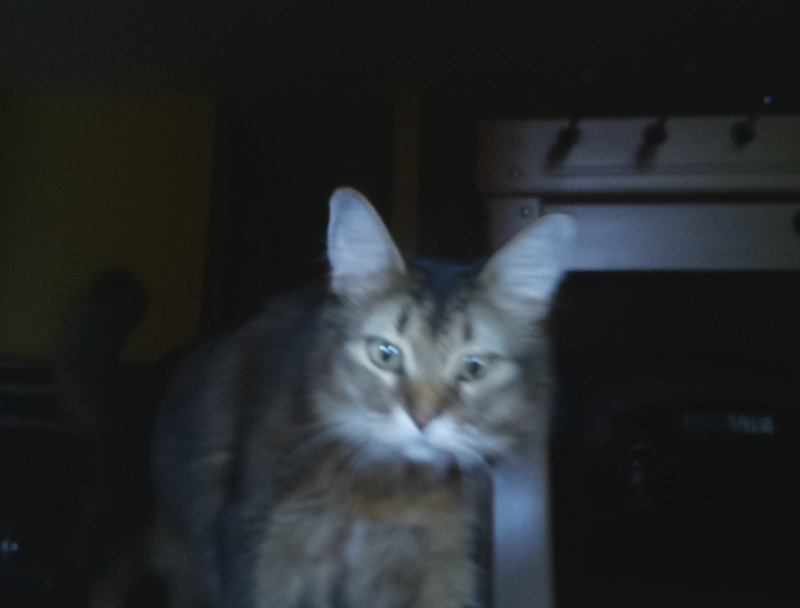
#> input picture dev/CatId/capture-01/99_default-0.jpg, 800 x 608 px
$ python cat_det.py --image ../capture-01/99_default-0.jpg
#> lines starting #> are read from the running program, lines starting #| are printed output that depends on the picture
#!/usr/bin/env python

# import the necessary packages
import argparse
import cv2

# construct the argument parse and parse the arguments
ap = argparse.ArgumentParser()
ap.add_argument("-i", "--image", required=True,
	help="path to the input image")
ap.add_argument("-c", "--cascade",
	default="haarcascade_frontalcatface.xml",
	help="path to cat detector haar cascade")
args = vars(ap.parse_args())

# load the input image and convert it to grayscale
image = cv2.imread(args["image"])
#> image is the input picture: shape (608, 800, 3); mean B, G, R 42.5, 40.6, 37.1
gray = cv2.cvtColor(image, cv2.COLOR_BGR2GRAY)
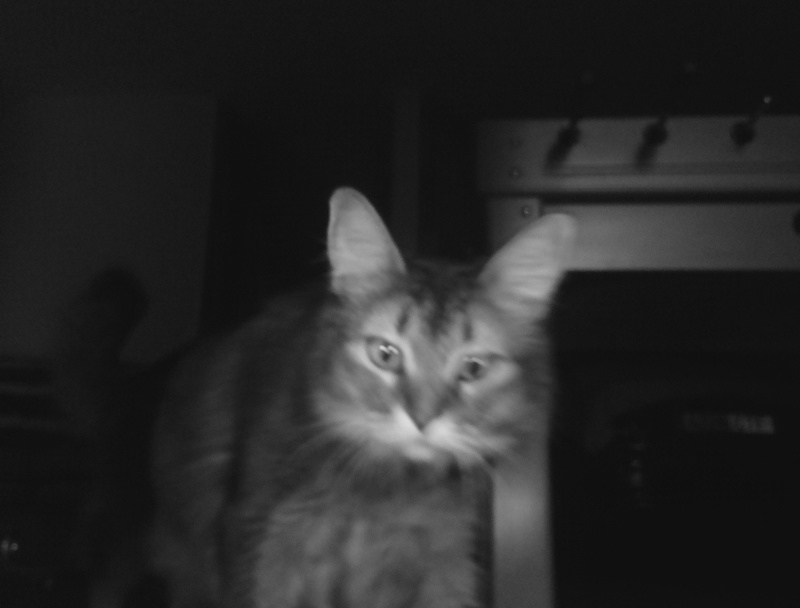
#> gray: shape (608, 800); min 14, max 219, mean 39.8
gray = cv2.equalizeHist(gray)
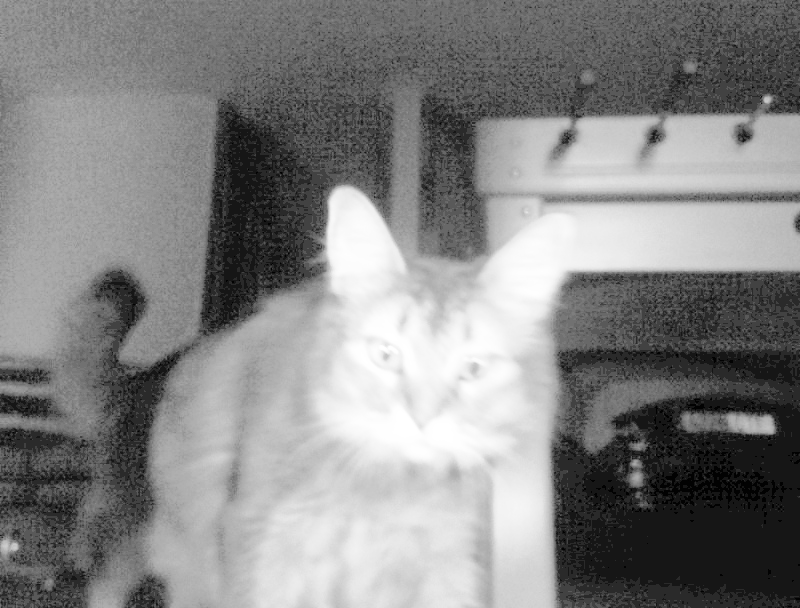
#> gray: shape (608, 800); min 0, max 255, mean 132.6

# load the cat detector Haar cascade, then detect cat faces
# in the input image
detector = cv2.CascadeClassifier(args["cascade"])
rects = detector.detectMultiScale(gray, scaleFactor=1.3,
	minNeighbors=10, minSize=(200, 200))
#> rects = ()

# loop over the cat faces and draw a rectangle surrounding each
for (i, (x, y, w, h)) in enumerate(rects):
	cv2.rectangle(image, (x, y), (x + w, y + h), (0, 0, 255), 2)
	cv2.putText(image, "Cat #{}".format(i + 1), (x, y - 10),
		cv2.FONT_HERSHEY_SIMPLEX, 0.55, (0, 0, 255), 2)
#> this loop made 0 passes

# show the detected cat faces
cv2.imshow("Cat Faces", image)
cv2.waitKey(0)

$ run again, on dev/CatId/capture-01/99_default-103.jpg
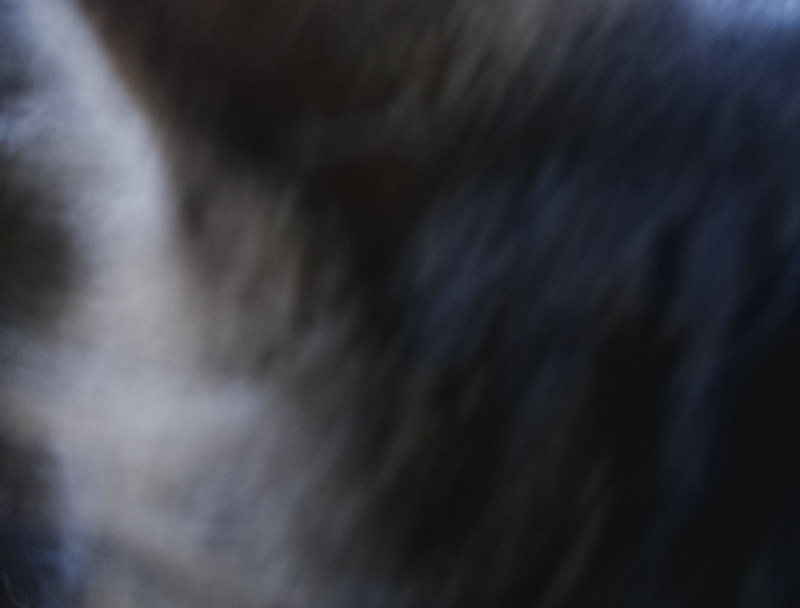
#> input picture dev/CatId/capture-01/99_default-103.jpg, 800 x 608 px
#> image is the input picture: shape (608, 800, 3); mean B, G, R 61.9, 55.8, 54.6
#> `gray = cv2.cvtColor(image, cv2.COLOR_BGR2GRAY)`:
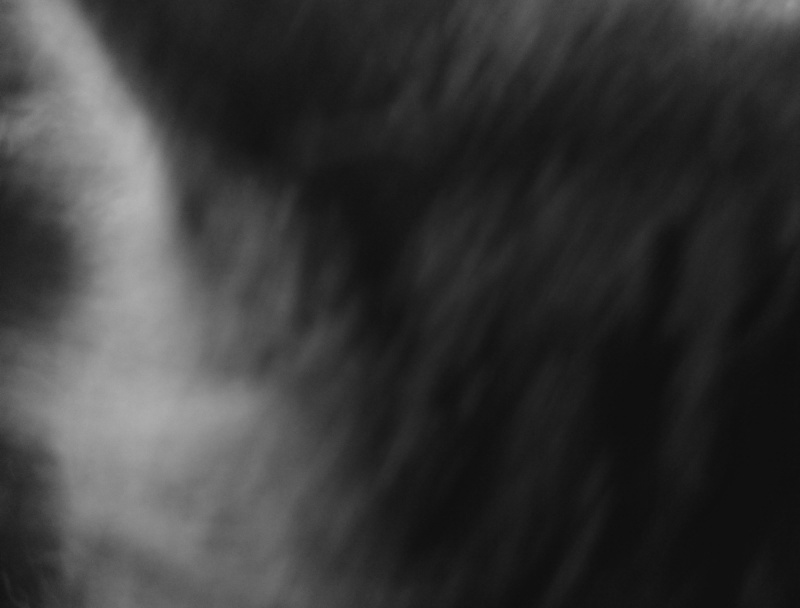
#> gray: shape (608, 800); min 14, max 181, mean 56.1
#> `gray = cv2.equalizeHist(gray)`:
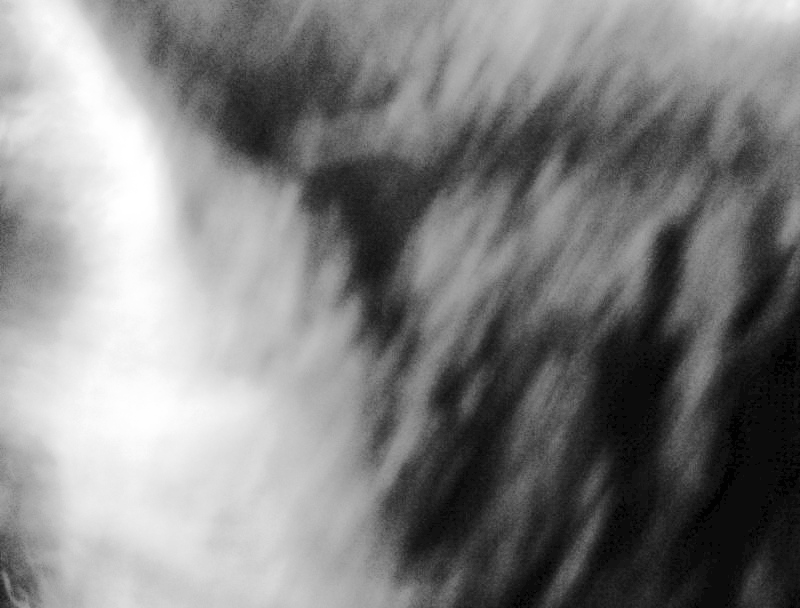
#> gray: shape (608, 800); min 0, max 255, mean 129.4
#> rects = ()

$ run again, on dev/CatId/capture-01/99_default-105.jpg
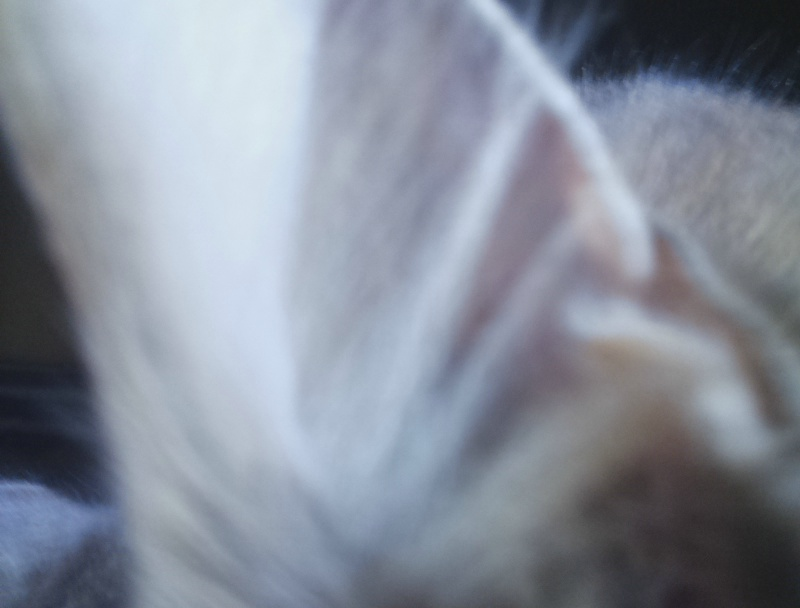
#> input picture dev/CatId/capture-01/99_default-105.jpg, 800 x 608 px
#> image is the input picture: shape (608, 800, 3); mean B, G, R 154.4, 141.7, 134.6
#> `gray = cv2.cvtColor(image, cv2.COLOR_BGR2GRAY)`:
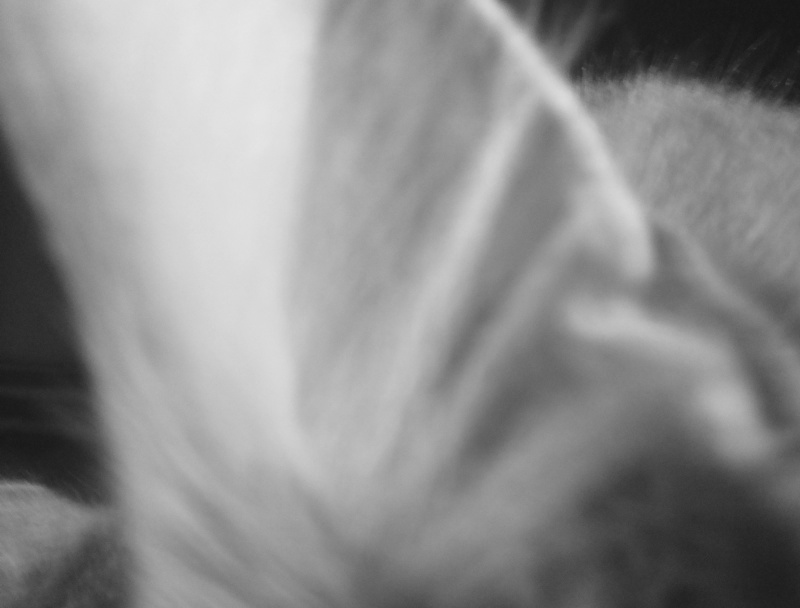
#> gray: shape (608, 800); min 21, max 231, mean 141
#> `gray = cv2.equalizeHist(gray)`:
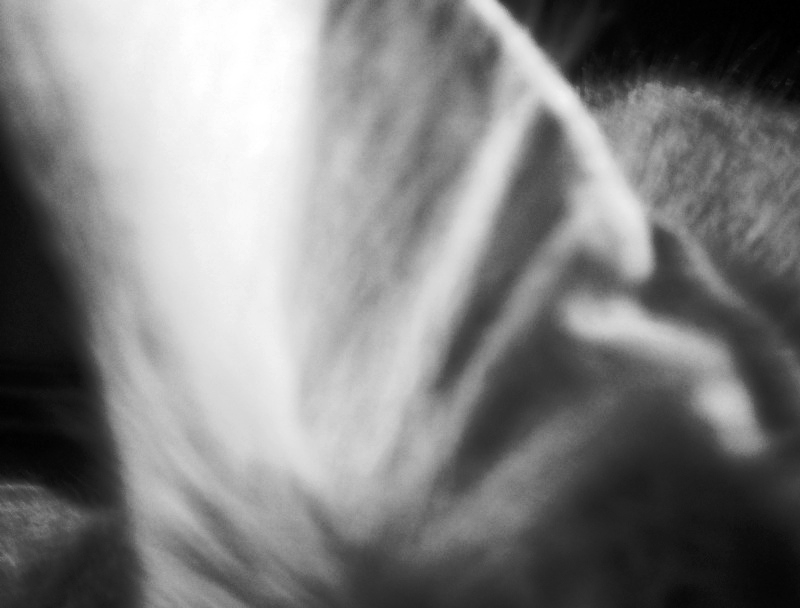
#> gray: shape (608, 800); min 0, max 255, mean 128.3
#> rects = ()

$ run again, on dev/CatId/capture-01/99_default-107.jpg
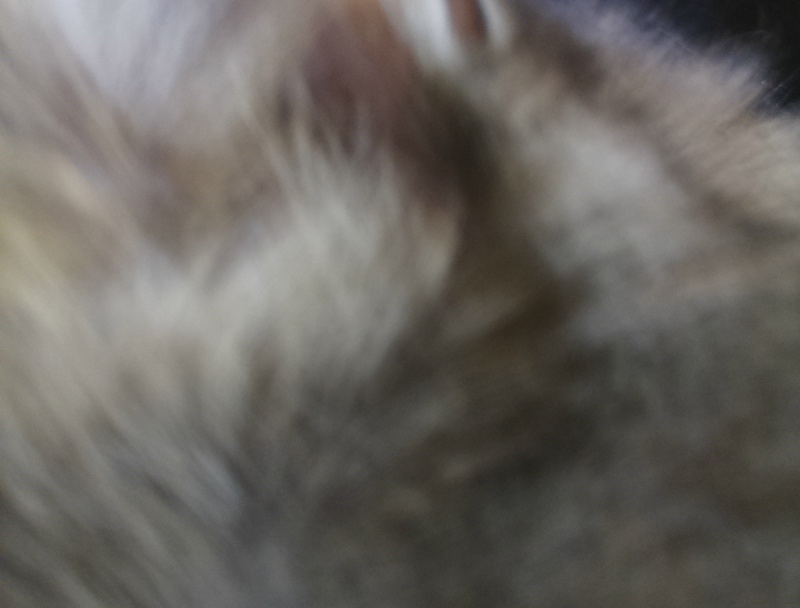
#> input picture dev/CatId/capture-01/99_default-107.jpg, 800 x 608 px
#> image is the input picture: shape (608, 800, 3); mean B, G, R 96.6, 101.7, 105.3
#> `gray = cv2.equalizeHist(gray)`:
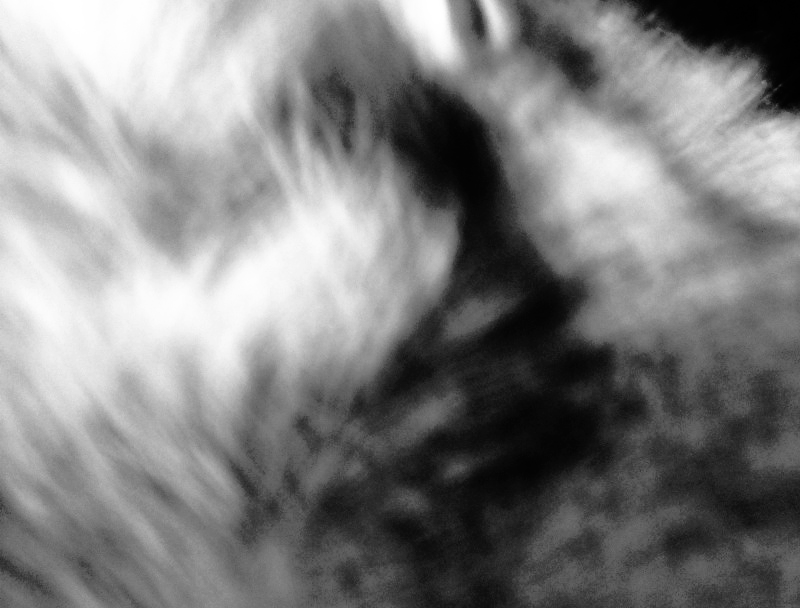
#> gray: shape (608, 800); min 0, max 255, mean 128.6
#> rects = ()
